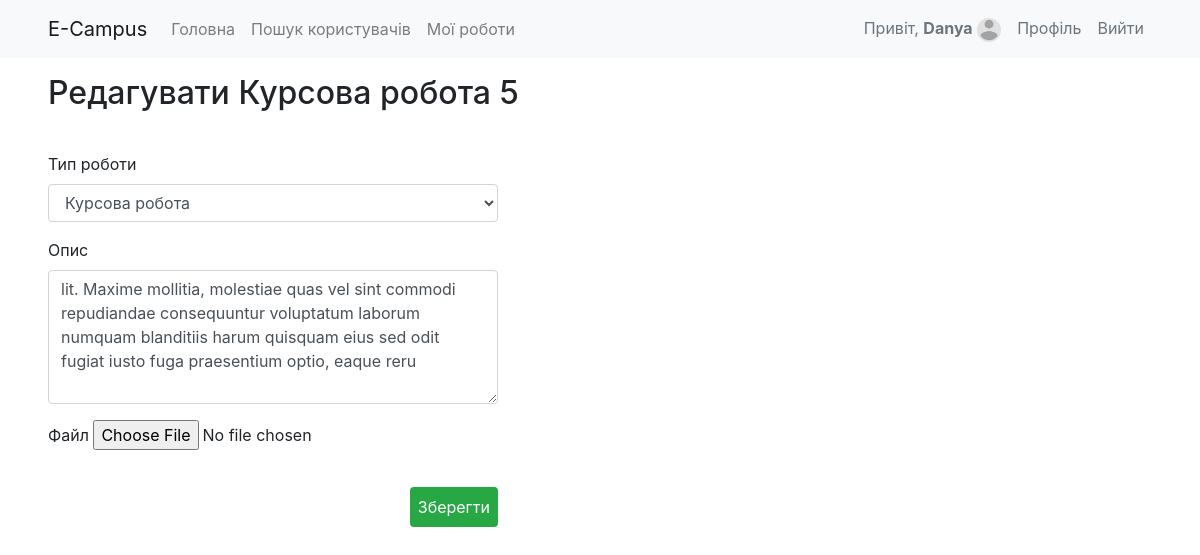
Page /my_articles/5 (signed in) on the committed database.
### authentication/models.py (models this page shows, shortened)
class User(AbstractUser):
    username = models.CharField(
        max_length=40,
        help_text="Required. 40 characters or fewer. Letters, digits and @/./+/-/_ only.",
        error_messages={
            "unique": "A user with that username already exists.",
        },
    )
    email = models.EmailField(unique=True)
    CAMPUS_TYPE_CHOICES = (
        ('teacher', 'Викладач'),
        ('student', 'Студент'),
    )
    def file_size_validator(image: models.ImageField):
        """
        Function that checks whether file size not exceed the limit
        :param image: django.db.models.ImageField, user's image
        :return: None, ValidationError if image size exceeds the limit
        """
        file_size = image.file.size
        megabyte_limit = 2.5
        if file_size > megabyte_limit * 1024 * 1024:
            raise ValidationError(f"File size should be {megabyte_limit} Mb")
    photo = models.ImageField(upload_to='avatars', validators=[
        FileExtensionValidator(allowed_extensions=['jpg', 'jpeg', 'png']),
        file_size_validator])
    campus_type = models.CharField(max_length=8, choices=CAMPUS_TYPE_CHOICES, default='student')
    bio = models.TextField(blank=True, null=True)
    USERNAME_FIELD = 'email'
    objects = CustomUserManager()
    REQUIRED_FIELDS = []

### campus_app/models.py (models this page shows, shortened)
class Article(models.Model):
    ARTICLE_TYPE_CHOICES = (
        ('laba', "Лабораторна робота"),
        ('kursova', "Курсова робота"),
        ('bach_diplom', "Бакалаврська робота"),
        ('mag_diplom', "Магістерська робота"),
    )
    name = models.CharField(max_length=256, blank=True)
    user = models.ForeignKey(settings.AUTH_USER_MODEL, on_delete=models.CASCADE)
    def file_size_validator(file: models.FileField):
        """
        Function that checks whether file size not exceed the limit
        :param image: django.db.models.ImageField, user's image
        :return: None, ValidationError if image size exceeds the limit
        """
        file_size = file.file.size
        megabyte_limit = 10
        if file_size > megabyte_limit * 1024 * 1024:
            raise ValidationError(f"File size should be {megabyte_limit} Mb")
    file = models.FileField(upload_to="articles", validators=[FileExtensionValidator(
        allowed_extensions=['pdf', 'docx', 'doc']),
        file_size_validator])
    description = models.TextField(blank=True)
    type = models.CharField(max_length=64, choices=ARTICLE_TYPE_CHOICES, default='laba')
    created_at = models.DateTimeField(editable=False, auto_now_add=True)

### campus_app/views.py (the view, shortened to what this page needs)
# urls.py: path('my_articles/<int:article_id>', views.edit_article_page, name='edit_article'),
@login_required()
def edit_article_page(request, article_id):
    article = Article.objects.filter(id=article_id, user=request.user).first()
    form = ArticleForm(instance=article)
    return render(request, 'campus_app/edit_article.html', {'form': form, 'article': article})

### campus_app/forms.py
class ArticleForm(ModelForm):
    class Meta:
        model = Article
        fields = ['type', 'name', 'description', 'file']
        widgets = {
            'description': forms.Textarea(attrs={'placeholder': 'Опис', 'class': 'form-control', 'rows': '5'}),
            'type': forms.Select(attrs={'class': 'form-control'}),
            'name': forms.TextInput(attrs={'class': 'form-control'}),
            'file': forms.FileInput(),
        }

### templates/campus_app/edit_article.html (shortened to what this page needs)
{% extends 'base.html' %}
{% load static %}
{% block content %}
    {% include 'navbar.html' %}
    <div class="mx-5 w-75">
        <h2 class="py-3">Редагувати {{ article.get_type_display }} {{ article.id }}</h2>
        <form class="mt-4 w-50" action="" method="post" enctype="multipart/form-data">
            <div class="form-group">
                <label for="name">Тип роботи</label>
                {{ form.type }}
            </div>
            <div class="form-group">
                <label for="name">Опис</label>
                {{ form.description }}
            </div>
            <div class="form-group">
                <label for="score">Файл</label>
                {{ form.file }}
            </div>
            <div class="form-group d-flex flex-row-reverse">
                <button type="submit"
                        name="add_task"
                        class="btn btn-success rounded py-2 px-2 h-25 my-3 border-0">
                    Зберегти
                </button>
            </div>
        </form>
    </div>
{% endblock %}

### templates/navbar.html (shortened to what this page needs)
<nav class="navbar navbar-expand-lg navbar-light bg-light px-5">
    <a class="navbar-brand" href="{% url 'main' %}">E-Campus</a>
    <div class="collapse navbar-collapse" id="navbarSupportedContent">
        <ul class="navbar-nav mr-auto">
            <li class="nav-item">
                <a class="nav-link" href="{% url 'main' %}">Головна</a>
            </li>
            <li class="nav-item">
                <a class="nav-link" href="{% url 'search_users' %}">Пошук користувачів</a>
            </li>
            {% if request.user.is_authenticated %}
            <li class="nav-item">
                <a class="nav-link" href="{% url 'articles_by_user' %}">Мої роботи</a>
            </li>
            {% endif %}
        </ul>
        {% if request.user.is_authenticated %}
            <ul class="navbar-nav my-2 my-lg-0">
                <li class="nav-item">
                <span class="nav-link text-muted" href="#">Привіт, <span
                        class="font-weight-bold">{{ request.user.username }}</span>
                <img  src="{{ request.user.photo.url }}" alt="Аватар" style="height: 24px; border-radius: 50%"></span>
                </li>
                  <li class="nav-item">
                    <a class="nav-link text-muted" href="{% url 'my_profile' %}">Профіль</a>
                </li>
                <li class="nav-item">
                    <a class="nav-link text-muted" href="{% url 'logout' %}">Вийти</a>
                </li>
            </ul>
        {% else %}
            <ul class="navbar-nav my-2 my-lg-0">
                <li class="nav-item">
                    <a class="nav-link text-muted" href="{% url 'login' %}">Авторизуватись</a>
                </li>
            </ul>
        {% endif %}
    </div>
</nav>

### rows in the picture
User: user.username "Danya", user.photo (placeholder picture)
Article: type "Курсова робота", id "5", description "lit. Maxime mollitia, molestiae quas vel sint commodi repudiandae consequuntur voluptatum laborum numquam blanditiis harum quisquam eius sed odit fugiat iusto fuga praesentium optio, eaque reru"
